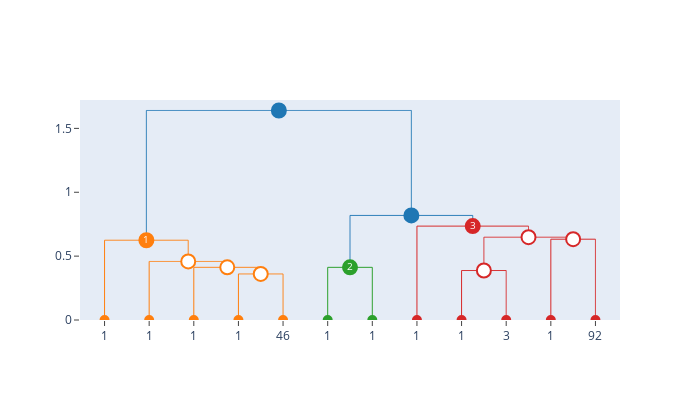

Write notebook code for a chart like this one.
### Markdown cell above
### Plotly

### Code cell
dendrogram.plot(
    backend='plotly',
    height=400, width=650,
)

### Figure 1 — Plotly figure (JSON) as saved in the notebook; plotly's stock layout.template omitted (floating-point values rounded to 4 significant figures)
{"data": [{"hoverinfo": "text", "line": {"color": "#ff7f0e", "dash": "1, 0", "width": 1}, "mode": "lines", "opacity": 1, "type": "scatter", "x": [35, 35, 45, 45], "y": [0, 0.3606, 0.3606, 0]}, {"hoverinfo": "text", "line": {"color": "#ff7f0e", "dash": "1, 0", "width": 1}, "mode": "lines", "opacity": 1, "type": "scatter", "x": [25, 25, 40, 40], "y": [0, 0.4123, 0.4123, 0.3606]}, {"hoverinfo": "text", "line": {"color": "#ff7f0e", "dash": "1, 0", "width": 1}, "mode": "lines", "opacity": 1, "type": "scatter", "x": [15, 15, 32.5, 32.5], "y": [0, 0.4583, 0.4583, 0.4123]}, {"hoverinfo": "text", "line": {"color": "#ff7f0e", "dash": "1, 0", "width": 1}, "mode": "lines", "opacity": 1, "type": "scatter", "x": [5, 5, 23.75, 23.75], "y": [0, 0.6245, 0.6245, 0.4583]}, {"hoverinfo": "text", "line": {"color": "#2ca02c", "dash": "1, 0", "width": 1}, "mode": "lines", "opacity": 1, "type": "scatter", "x": [55, 55, 65, 65], "y": [0, 0.4123, 0.4123, 0]}, {"hoverinfo": "text", "line": {"color": "#d62728", "dash": "1, 0", "width": 1}, "mode": "lines", "opacity": 1, "type": "scatter", "x": [85, 85, 95, 95], "y": [0, 0.3873, 0.3873, 0]}, {"hoverinfo": "text", "line": {"color": "#d62728", "dash": "1, 0", "width": 1}, "mode": "lines", "opacity": 1, "type": "scatter", "x": [105, 105, 115, 115], "y": [0, 0.6325, 0.6325, 0]}, {"hoverinfo": "text", "line": {"color": "#d62728", "dash": "1, 0", "width": 1}, "mode": "lines", "opacity": 1, "type": "scatter", "x": [90, 90, 110, 110], "y": [0.3873, 0.6481, 0.6481, 0.6325]}, {"hoverinfo": "text", "line": {"color": "#d62728", "dash": "1, 0", "width": 1}, "mode": "lines", "opacity": 1, "type": "scatter", "x": [75, 75, 100, 100], "y": [0, 0.7348, 0.7348, 0.6481]}, {"hoverinfo": "text", "line": {"color": "#1f77b4", "dash": "1, 0", "width": 1}, "mode": "lines", "opacity": 1, "type": "scatter", "x": [60, 60, 87.5, 87.5], "y": [0.4123, 0.8185, 0.8185, 0.7348]}, {"hoverinfo": "text", "line": {"color": "#1f77b4", "dash": "1, 0", "width": 1}, "mode": "lines", "opacity": 1, "type": "scatter", "x": [14.38, 14.38, 73.75, 73.75], "y": [0.6245, 1.64, 1.64, 0.8185]}, {"hoverinfo": "text", "hovertext": "<b># of items</b> : 1<br><b>linkage id</b> : 41", "marker": {"color": "#ff7f0e", "line": {"color": "#ff7f0e", "width": 2}, "size": 8}, "mode": "markers+text", "opacity": 1, "text": "", "textfont": {"color": "#fff", "size": 10}, "type": "scatter", "x": [5], "y": [0]}, {"hoverinfo": "text", "hovertext": "<b># of items</b> : 1<br><b>linkage id</b> : 22", "marker": {"color": "#ff7f0e", "line": {"color": "#ff7f0e", "width": 2}, "size": 8}, "mode": "markers+text", "opacity": 1, "text": "", "textfont": {"color": "#fff", "size": 10}, "type": "scatter", "x": [15], "y": [0]}, {"hoverinfo": "text", "hovertext": "<b># of items</b> : 1<br><b>linkage id</b> : 14", "marker": {"color": "#ff7f0e", "line": {"color": "#ff7f0e", "width": 2}, "size": 8}, "mode": "markers+text", "opacity": 1, "text": "", "textfont": {"color": "#fff", "size": 10}, "type": "scatter", "x": [25], "y": [0]}, {"hoverinfo": "text", "hovertext": "<b># of items</b> : 1<br><b>linkage id</b> : 15", "marker": {"color": "#ff7f0e", "line": {"color": "#ff7f0e", "width": 2}, "size": 8}, "mode": "markers+text", "opacity": 1, "text": "", "textfont": {"color": "#fff", "size": 10}, "type": "scatter", "x": [35], "y": [0]}, {"hoverinfo": "text", "hovertext": "<b># of items</b> : 46<br><b>linkage id</b> : 263", "marker": {"color": "#ff7f0e", "line": {"color": "#ff7f0e", "width": 2}, "size": 8}, "mode": "markers+text", "opacity": 1, "text": "", "textfont": {"color": "#fff", "size": 10}, "type": "scatter", "x": [45], "y": [0]}, {"hoverinfo": "text", "hovertext": "<b># of items</b> : 1<br><b>linkage id</b> : 117", "marker": {"color": "#2ca02c", "line": {"color": "#2ca02c", "width": 2}, "size": 8}, "mode": "markers+text", "opacity": 1, "text": "", "textfont": {"color": "#fff", "size": 10}, "type": "scatter", "x": [55], "y": [0]}, {"hoverinfo": "text", "hovertext": "<b># of items</b> : 1<br><b>linkage id</b> : 131", "marker": {"color": "#2ca02c", "line": {"color": "#2ca02c", "width": 2}, "size": 8}, "mode": "markers+text", "opacity": 1, "text": "", "textfont": {"color": "#fff", "size": 10}, "type": "scatter", "x": [65], "y": [0]}, {"hoverinfo": "text", "hovertext": "<b># of items</b> : 1<br><b>linkage id</b> : 106", "marker": {"color": "#d62728", "line": {"color": "#d62728", "width": 2}, "size": 8}, "mode": "markers+text", "opacity": 1, "text": "", "textfont": {"color": "#fff", "size": 10}, "type": "scatter", "x": [75], "y": [0]}, {"hoverinfo": "text", "hovertext": "<b># of items</b> : 1<br><b>linkage id</b> : 98", "marker": {"color": "#d62728", "line": {"color": "#d62728", "width": 2}, "size": 8}, "mode": "markers+text", "opacity": 1, "text": "", "textfont": {"color": "#fff", "size": 10}, "type": "scatter", "x": [85], "y": [0]}, {"hoverinfo": "text", "hovertext": "<b># of items</b> : 3<br><b>linkage id</b> : 265", "marker": {"color": "#d62728", "line": {"color": "#d62728", "width": 2}, "size": 8}, "mode": "markers+text", "opacity": 1, "text": "", "textfont": {"color": "#fff", "size": 10}, "type": "scatter", "x": [95], "y": [0]}, {"hoverinfo": "text", "hovertext": "<b># of items</b> : 1<br><b>linkage id</b> : 109", "marker": {"color": "#d62728", "line": {"color": "#d62728", "width": 2}, "size": 8}, "mode": "markers+text", "opacity": 1, "text": "", "textfont": {"color": "#fff", "size": 10}, "type": "scatter", "x": [105], "y": [0]}, {"hoverinfo": "text", "hovertext": "<b># of items</b> : 92<br><b>linkage id</b> : 292", "marker": {"color": "#d62728", "line": {"color": "#d62728", "width": 2}, "size": 8}, "mode": "markers+text", "opacity": 1, "text": "", "textfont": {"color": "#fff", "size": 10}, "type": "scatter", "x": [115], "y": [0]}, {"hoverinfo": "text", "hovertext": "<b># of items</b> : 47<br><b>linkage id</b> : 269", "marker": {"color": "#fff", "line": {"color": "#ff7f0e", "width": 2}, "size": 14}, "mode": "markers+text", "opacity": 1, "text": "", "textfont": {"color": "#fff", "size": 10}, "type": "scatter", "x": [40], "y": [0.3606]}, {"hoverinfo": "text", "hovertext": "<b># of items</b> : 48<br><b>linkage id</b> : 278", "marker": {"color": "#fff", "line": {"color": "#ff7f0e", "width": 2}, "size": 14}, "mode": "markers+text", "opacity": 1, "text": "", "textfont": {"color": "#fff", "size": 10}, "type": "scatter", "x": [32.5], "y": [0.4123]}, {"hoverinfo": "text", "hovertext": "<b># of items</b> : 49<br><b>linkage id</b> : 285", "marker": {"color": "#fff", "line": {"color": "#ff7f0e", "width": 2}, "size": 14}, "mode": "markers+text", "opacity": 1, "text": "", "textfont": {"color": "#fff", "size": 10}, "type": "scatter", "x": [23.75], "y": [0.4583]}, {"hoverinfo": "text", "hovertext": "<b># of items</b> : 50<br><b>linkage id</b> : 293", "marker": {"color": "#ff7f0e", "line": {"color": "#ff7f0e", "width": 2}, "size": 14}, "mode": "markers+text", "opacity": 1, "text": "1", "textfont": {"color": "#fff", "size": 10}, "type": "scatter", "x": [14.38], "y": [0.6245]}, {"hoverinfo": "text", "hovertext": "<b># of items</b> : 2<br><b>linkage id</b> : 279", "marker": {"color": "#2ca02c", "line": {"color": "#2ca02c", "width": 2}, "size": 14}, "mode": "markers+text", "opacity": 1, "text": "2", "textfont": {"color": "#fff", "size": 10}, "type": "scatter", "x": [60], "y": [0.4123]}, {"hoverinfo": "text", "hovertext": "<b># of items</b> : 4<br><b>linkage id</b> : 273", "marker": {"color": "#fff", "line": {"color": "#d62728", "width": 2}, "size": 14}, "mode": "markers+text", "opacity": 1, "text": "", "textfont": {"color": "#fff", "size": 10}, "type": "scatter", "x": [90], "y": [0.3873]}, {"hoverinfo": "text", "hovertext": "<b># of items</b> : 93<br><b>linkage id</b> : 294", "marker": {"color": "#fff", "line": {"color": "#d62728", "width": 2}, "size": 14}, "mode": "markers+text", "opacity": 1, "text": "", "textfont": {"color": "#fff", "size": 10}, "type": "scatter", "x": [110], "y": [0.6325]}, {"hoverinfo": "text", "hovertext": "<b># of items</b> : 97<br><b>linkage id</b> : 295", "marker": {"color": "#fff", "line": {"color": "#d62728", "width": 2}, "size": 14}, "mode": "markers+text", "opacity": 1, "text": "", "textfont": {"color": "#fff", "size": 10}, "type": "scatter", "x": [100], "y": [0.6481]}, {"hoverinfo": "text", "hovertext": "<b># of items</b> : 98<br><b>linkage id</b> : 296", "marker": {"color": "#d62728", "line": {"color": "#d62728", "width": 2}, "size": 14}, "mode": "markers+text", "opacity": 1, "text": "3", "textfont": {"color": "#fff", "size": 10}, "type": "scatter", "x": [87.5], "y": [0.7348]}, {"hoverinfo": "text", "hovertext": "<b># of items</b> : 100<br><b>linkage id</b> : 297", "marker": {"color": "#1f77b4", "line": {"color": "#1f77b4", "width": 2}, "size": 14}, "mode": "markers+text", "opacity": 1, "text": "", "textfont": {"color": "#fff", "size": 10}, "type": "scatter", "x": [73.75], "y": [0.8185]}, {"hoverinfo": "text", "hovertext": "<b># of items</b> : 150<br><b>linkage id</b> : 298", "marker": {"color": "#1f77b4", "line": {"color": "#1f77b4", "width": 2}, "size": 14}, "mode": "markers+text", "opacity": 1, "text": "", "textfont": {"color": "#fff", "size": 10}, "type": "scatter", "x": [44.06], "y": [1.64]}], "layout": {"autosize": false, "height": 400, "hovermode": "closest", "showlegend": false, "width": 700, "xaxis": {"mirror": false, "range": [-0.5, 120.5], "rangemode": "tozero", "showgrid": false, "showline": true, "showticklabels": true, "side": "bottom", "tickangle": 0, "tickmode": "array", "ticks": "outside", "ticktext": ["1", "1", "1", "1", "46", "1", "1", "1", "1", "3", "1", "92"], "tickvals": [5, 15, 25, 35, 45, 55, 65, 75, 85, 95, 105, 115], "type": "linear", "zeroline": false}, "yaxis": {"mirror": false, "range": [0, 1.722], "rangemode": "tozero", "showgrid": false, "showline": true, "showticklabels": true, "tickangle": 0, "ticks": "outside", "type": "linear", "zeroline": false}}}
